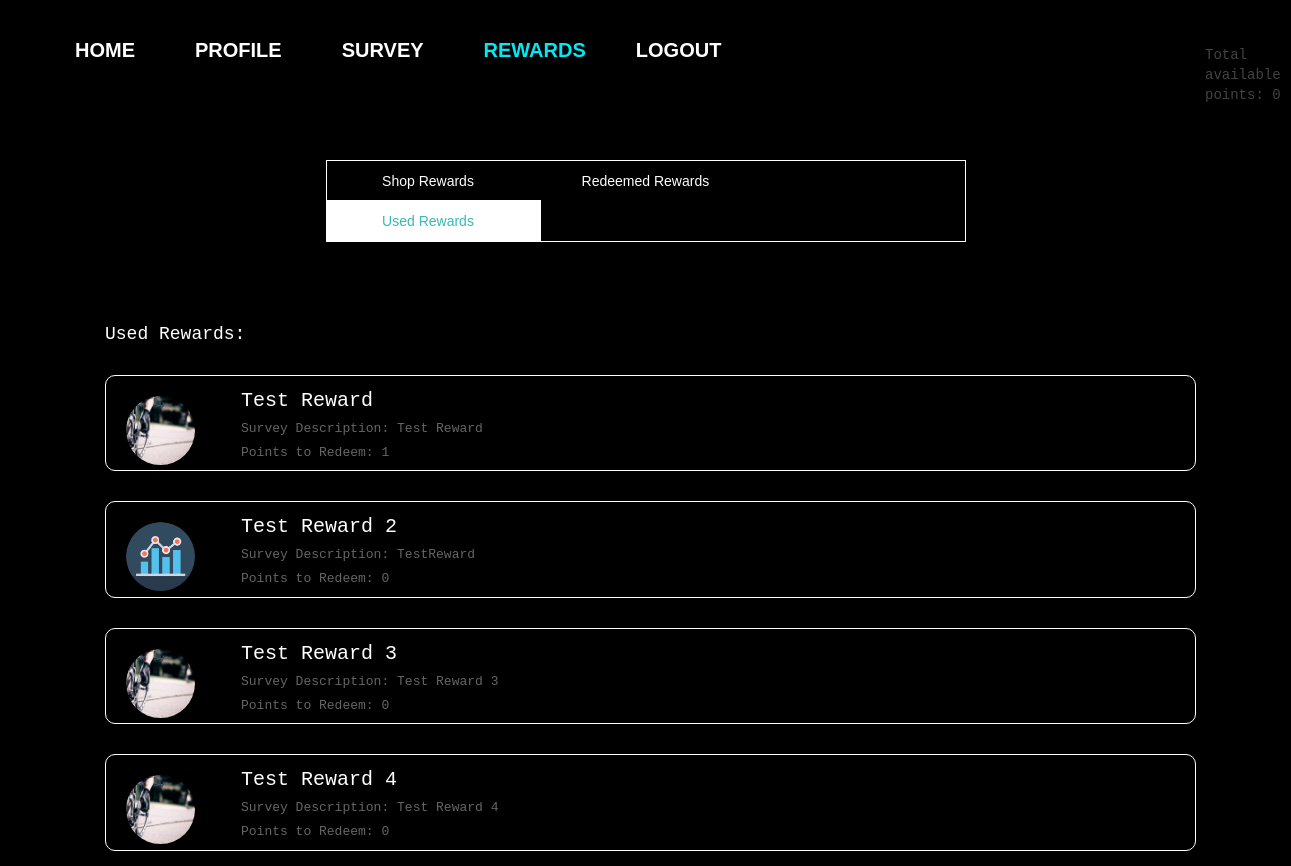
Screenshot of /usedrewards/ (signed in) with the database file from the repository.
### survey/models.py (models this page shows, shortened)
class TotalPoints(models.Model):
    user = models.ForeignKey(to=User, null=True, on_delete=models.SET_NULL,blank=True)
    points = models.IntegerField(default=0)

class Reward(models.Model):
    rewardtitle = models.CharField('Title', max_length=255)
    rewarddescription = models.CharField('Reward Description',max_length=5000)
    reward_pic = models.ImageField(upload_to='reward_pics', blank=True)
    requiredpoints = models.IntegerField(default=12)

### survey/views.py (the view)
# urls.py: path('usedrewards/', survey_views.usedrewards_view, name='usedrewards')
def usedrewards_view(request):
    try:
        context = {
            'displayedpoints': TotalPoints.objects.get_or_create(user=request.user),
            'allusedrewards': UsedRewards.objects.get(user=request.user)
        }
    except:
        context={
            'displayedpoints': TotalPoints.objects.get_or_create(user=request.user),
            'allusedrewards':None
        }
    return render(request, 'survey/usedrewards.html', context)

### survey/templates/survey/usedrewards.html (shortened to what this page needs)
{% extends "survey/base.html" %}
{% load static %}
{% block css %}
<link rel="stylesheet" type="text/css" href="{% static 'survey/rewards.css' %}">
{% endblock %}
{% block navbar %}
<div class="nav_box">
<header class="navbarheader">
<div class=nav>
  <ul class=navbarlist>
    <a href="{% url 'survey:dashboard' %}" role="button">Home</a>
    <a href="{% url 'accounts:profile' %}" role="button">Profile</a>
    <a href="{% url 'survey:survey' %}" role="button">Survey</a>
    <a href="{% url 'survey:shoprewards' %}" role="button" class="active">Rewards</a>
    <a href="{% url 'logout' %}" id="logout">Logout</a>
  </ul>
</div>
</header>
</div>
{% endblock %}
{% block body_block %}
{% load widget_tweaks %}
<div class="points">
  Total available points:
{% for user in displayedpoints %}
  {{user.points}}
{% endfor %}
</div>
<section>
  <nav>
    <div></div>
    <ul>
      <li onclick="window.location.href='/shoprewards'">
      Shop Rewards
      </li>
      <li onclick="window.location.href='/redeemedrewards'" >
      Redeemed Rewards
    </li>
    <li onclick="window.location.href='/usedrewards'" class="active1">
      Used Rewards
    </li>
    </ul>
  </nav>
</section>
<div class="reward">
  <h2> Used Rewards:
    {% for reward in allusedrewards.usedrewards.all %}
    <div class="indiv">
      <div class="uh-image">
        <img class="uh-image-inner" src="{{reward.reward_pic.url}}">
      </div>
      <div class="title">
      {{reward.rewardtitle}}
      </div>
    <div class="des">
      Survey Description:
      {{reward.rewarddescription}}
    </div>
    <div class="pts">
      Points to Redeem:
      {{reward.requiredpoints}}
    </div>
    </div>
    {% endfor %}
  </h2>
</div>
{% endblock %}

### survey/static/survey/base.css (style rules this page uses)
html { height: 100%; }
body { background: #000000; margin: auto; font-family: "Trebuchet MS", monospace; }
div { padding:5px; }

### survey/static/survey/nav.css (style rules this page uses)
.navbarheader { color: white; display: flex; align-items: center; justify-content: center; overflow: hidden; display: flex; align-items: center; justify-content: center; flex-direction: row; height:100px; position:fixed; }
nav { display: flex; justify-content: center; }
.navbarlist { display: flex; list-style-type: none; }
.navbarlist a { margin: 10px 30px; position: relative; color: white; font-family: 'Oswald', sans-serif; font-size: 20px; font-weight: bold; text-transform: uppercase; text-decoration: none; }
.navbarlist a:before { position: absolute; bottom: -2px; content: ''; width: 100%; height: 3px; background: #03e9f4; transform: translateX(-100%); opacity: 0; }
.navbarlist .active { color: #03e9f4; }
#logout { margin-left: 20px; }

### survey/static/survey/rewards.css (style rules this page uses)
.points { margin-top:-90px; margin-left: 1200px; color:rgb(68, 67, 67); }
.reward { margin-left: 100px; color:white; }
.indiv { font-size: small; border: 1px solid #fff; margin-top: 30px; padding-left:100px; padding-top: 20px; margin-right: 90px; border-radius: 10px; }
.title { margin-left: 30px; font-size:20px; font-style: bold; }
.des { margin-left: 30px; color: rgb(102, 101, 101); }
.pts { margin-left: 30px; color: rgb(102, 101, 101); }
h2 { font-size: large; margin-top: 100px; }
section { position:relative; width:640px; margin:50px auto; }
nav { width:100%; }
nav ul li { display:inline-block; list-style:none; width:215px; text-align:center; font-family:Helvetica, sans-serif; border: 1px dashed rgba(255,255,255, 0); color:#fff; padding:10px 10px 10px 0; margin:-1px -5px -1px -1px; cursor:pointer; transition:all .2s; -webkit-transition:all .2s; }
a { color:white; }
nav ul { border: 1px solid #fff; position:absolute; width:100%; padding:0; z-index:100; }
.active1 { color:rgba(55, 186, 177, 1); background: #fff; }
.uh-image { margin-left: -80px; margin-bottom: -80px; width: 7%; border-radius: 50%; border: 5px solid var(--white); overflow: hidden; position: relative; display: flex; justify-content: center; align-items: center; cursor: pointer; }
.uh-image:after { content: ""; display: block; padding-bottom: 100%; }
.uh-image-inner { width: 100%; height: 100%; position: absolute; object-fit: cover; }

### rows the page displays
TotalPoints: points "0"
Reward: reward_pic (picture), rewardtitle "Test Reward", rewarddescription "Test Reward", requiredpoints "1"
Reward: reward_pic (picture), rewardtitle "Test Reward 2", rewarddescription "TestReward", requiredpoints "0"
Reward: reward_pic (picture), rewardtitle "Test Reward 3", rewarddescription "Test Reward 3", requiredpoints "0"
Reward: reward_pic (picture), rewardtitle "Test Reward 4", rewarddescription "Test Reward 4", requiredpoints "0"
